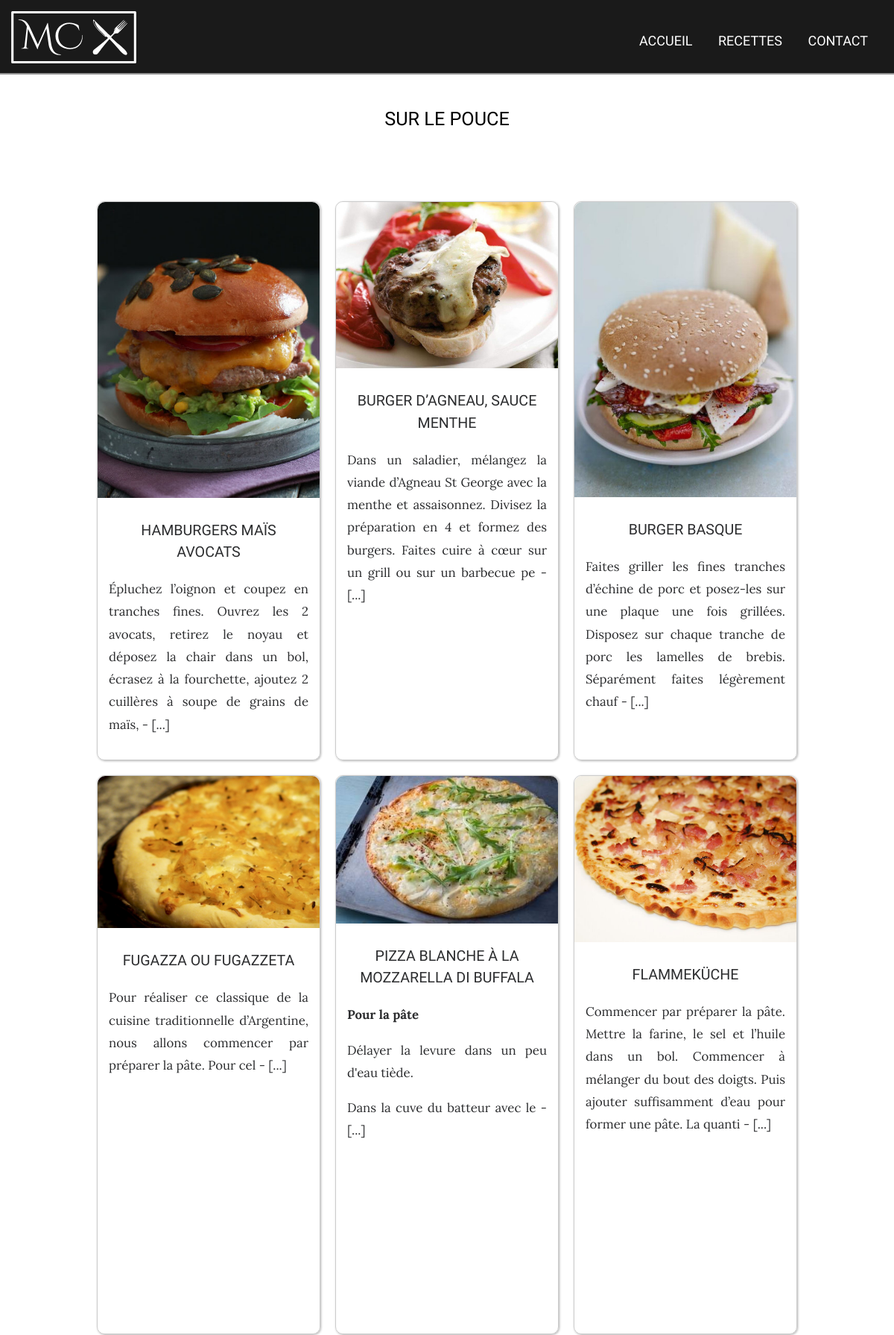
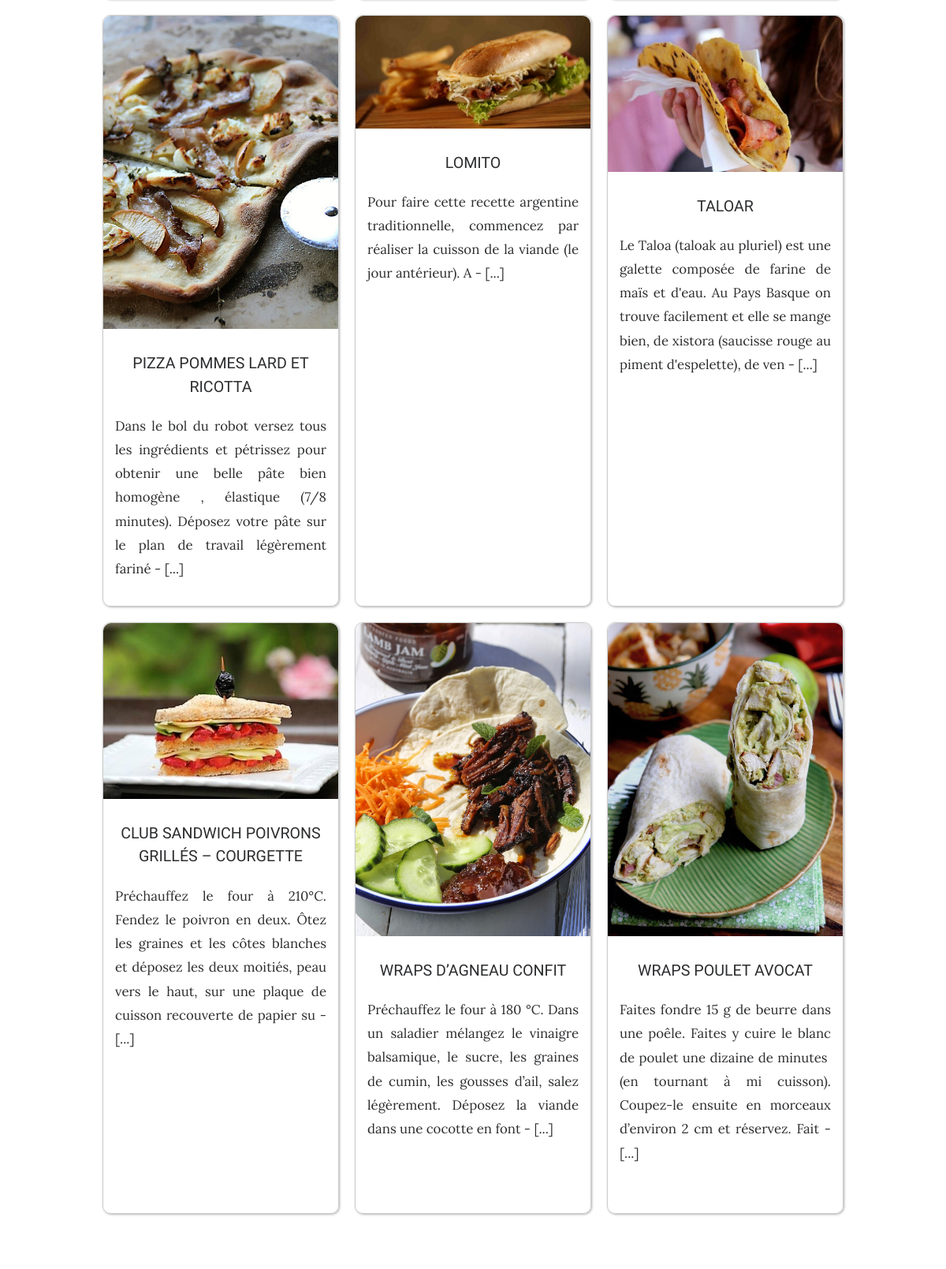
Screenshot of /public/index.php?p=hand (upper part) with the database file from the repository (2 pictures, top to bottom).
### tables this page shows
CREATE TABLE IF NOT EXISTS `recipes` (
  `id` int(4) NOT NULL AUTO_INCREMENT,
  `title` varchar(80) NOT NULL,
  `post_date` datetime NOT NULL,
  `description` mediumtext,
  `category_id` int(4) DEFAULT NULL,
  `ingredients` mediumtext,
  `picture` varchar(255) DEFAULT 'recette.png',
  `pays` varchar(80) DEFAULT NULL,
  `posted` tinyint(1) NOT NULL DEFAULT '0',
  `admin_id` int(4) NOT NULL,
  PRIMARY KEY (`id`),
  KEY `articles_category_id_index` (`category_id`),
  KEY `id` (`id`),
  KEY `admin_id` (`admin_id`)
);

### public/index.php (called while the page is built, shortened)
<?php
require ROOT . '/app/App.php';
if(isset($_GET['p'])){
    $page = $_GET['p'];
} else {
    $page = 'pages';
}
if (file_exists(ROOT . "/app/controllers/$page.controller.php")) {
    require ROOT . "/app/controllers/$page.controller.php";
}
require ROOT . '/app/views/templates/layout.phtml';

### app/Autoload.php (called while the page is built, shortened)
<?php
class Autoload{
    static function autoload($class){
        if (strpos($class, __NAMESPACE__ . '\\') === 0){
            $class = str_replace(__NAMESPACE__ . '\\', '', $class);
            $class = str_replace('\\', '/', $class);
        }
    }
}

### app/controllers/hand.controller.php (called while the page is built, shortened)
<?php
$recipeModel = new Recipe();
$burgers = $recipeModel->getByCategory("5");
$pizzas = $recipeModel->getByCategory("6");
$sandwhichs = $recipeModel->getByCategory("7");

### lib/Autoload.php (called while the page is built, shortened)
<?php
class Autoload{
    static function autoload($class){
        if (strpos($class, __NAMESPACE__ . '\\') === 0){
            $class = str_replace(__NAMESPACE__ . '\\', '', $class);
            $class = str_replace('\\', '/', $class);
        }
    }
}

### app/App.php (called while the page is built, shortened)
<?php
Class App{
    private static $database;
    public static function load(){
        require ROOT . '/app/Autoload.php';
        require ROOT . '/lib/Autoload.php';
    }
    public static function getDatabase(){
        if(self::$database === null){
            self::$database = new Database(self::DB_NAME, self::DB_HOST, self::DB_USER, self::DB_PASS);
        }
        return self::$database;
    }
}

### lib/Database.php (called while the page is built, shortened)
<?php
class Database{
    private $db_name;
    private $db_host;
    private $db_user;
    private $db_pass;
    private $pdo;
    public function __construct($db_name, $db_host, $db_user, $db_pass)
    {
        $this->db_name = $db_name;
        $this->db_host = $db_host;
        $this->db_user = $db_user;
        $this->db_pass = $db_pass;
    }
    private function getPDO()
    {
        if($this->pdo === null){
            $pdo = new PDO('mysql:dbname=' . $this->db_name . ';host=' . $this->db_host, $this->db_user, $this->db_pass, [
                PDO::ATTR_ERRMODE => PDO::ERRMODE_EXCEPTION,
                PDO::ATTR_EMULATE_PREPARES => false,
                PDO::MYSQL_ATTR_INIT_COMMAND => 'SET NAMES \'UTF8\''
            ]);
            $this->pdo = $pdo;
        }
        return $this->pdo;
    }
    public function query_all($sql, array $params = []) {
        $query = $this->getPDO()->prepare($sql);
        $query->execute($params);
        return $query->fetchAll(PDO::FETCH_OBJ);
    }
}

### app/models/Recipe.php (called while the page is built, shortened)
<?php
Class Recipe {
    public function getByCategory($category_id){
        return App::getDatabase()->query_all("
          SELECT recipes.id, title, recipes.description, picture, category_name as categorie
          FROM recipes
          LEFT JOIN categories
            ON recipes.category_id = categories.id
          WHERE category_id = ? AND posted='1'
          ORDER BY recipes.post_date DESC
        ", [$category_id]);
    }
}

### app/views/hand.phtml (the view)
<section class="container">
    <h2>Sur le pouce</h2>
        <section class="cards">
            <?php foreach ($burgers as $burger): ?>
                <a href="?p=recipe&id=<?= $burger->id; ?>" ><article class="card">
                        <img src="img/recipes/<?= $burger->picture ?>" alt="<?= $burger->title ?>">
                        <div class="text">
                            <h3><?= $burger->title ?></h3>
                            <p><?= substr($burger->description, 0, 200); ?><span> - [...]</span></p>
                        </div>
                    </article></a>
            <?php endforeach; ?>
            <?php foreach ($pizzas as $pizza): ?>
                <a href="?p=recipe&id=<?= $pizza->id; ?>" ><article class="card">
                        <img src="img/recipes/<?= $pizza->picture ?>" alt="<?= $pizza->title ?>">
                        <div class="text">
                            <h3><?= $pizza->title ?></h3>
                        <p><?= substr($pizza->description, 0, 200); ?><span> - [...]</span></p>
                        </div>
                    </article></a>
            <?php endforeach; ?>
            <?php foreach ($sandwhichs as $sandwhich): ?>
                <a href="?p=recipe&id=<?= $sandwhich->id; ?>" ><article class="card">
                        <img src="img/recipes/<?= $sandwhich->picture ?>" alt="<?= $sandwhich->title ?>">
                        <div class="text">
                            <h3><?= $sandwhich->title ?></h3>
                        <p><?= substr($sandwhich->description, 0, 200); ?><span> - [...]</span></p>
                        </div>
                    </article></a>
            <?php endforeach; ?>
        </section>
</section>

### public/css/style.css (style rules this page uses)
* { box-sizing: border-box; }
html { font-size: 62.5%; }
body { font-family: 'Lora', serif; line-height: 180%; }
h1, h2, h3, h4 { font-family: Quattrocento, serif; text-transform: uppercase; font-weight: lighter; line-height: 150%; }
a { text-decoration: none; color: #2c2D2f; font-weight: lighter; }
img { max-width: 100%; }
section { padding-top: 6rem; }
article { width: 90%; margin: auto; }
article p { text-align: justify; }
.container { text-align: center; background-color: #FFF; max-width: 120rem; margin: 0 auto; padding: 4rem 1rem 10rem; }
.cards { display: flex; flex-wrap: wrap; justify-content: center; }
.card { width: 30rem; height: 75rem; flex-shrink: 0; margin: 1rem; border: 1px solid #ccc; border-radius: 1rem; box-shadow: 1px 1px 3px 0px rgba(0,0,0,0.3); }
.card img { width: 100%; border-radius: 1rem 1rem 0 0; }
.card .text { padding: 0 1.5rem 1.5rem; }

### public/css/mobil.css (style rules this page uses)
@media only screen and (min-width: 360px) { .flow-text { font-size: 1.2rem; } }
@media only screen and (min-width: 390px) { .flow-text { font-size: 1.224rem; } }
@media only screen and (min-width: 420px) { .flow-text { font-size: 1.248rem; } }
@media only screen and (min-width: 450px) { .flow-text { font-size: 1.272rem; } }
@media only screen and (min-width: 480px) { .flow-text { font-size: 1.296rem; } }
@media only screen and (min-width: 510px) { .flow-text { font-size: 1.32rem; } }
@media only screen and (min-width: 540px) { .flow-text { font-size: 1.344rem; } }
@media only screen and (min-width: 570px) { .flow-text { font-size: 1.368rem; } }
@media only screen and (min-width: 600px) { .flow-text { font-size: 1.392rem; } }
@media only screen and (min-width: 630px) { .flow-text { font-size: 1.416rem; } }
@media only screen and (min-width: 660px) { .flow-text { font-size: 1.44rem; } }
@media only screen and (min-width: 690px) { .flow-text { font-size: 1.464rem; } }
@media only screen and (min-width: 720px) { .flow-text { font-size: 1.488rem; } }
@media only screen and (min-width: 750px) { .flow-text { font-size: 1.512rem; } }
@media only screen and (min-width: 780px) { .flow-text { font-size: 1.536rem; } }
@media only screen and (min-width: 810px) { .flow-text { font-size: 1.56rem; } }
@media only screen and (min-width: 840px) { .flow-text { font-size: 1.584rem; } }
@media only screen and (min-width: 870px) { .flow-text { font-size: 1.608rem; } }
@media only screen and (min-width: 900px) { .flow-text { font-size: 1.632rem; } }
@media only screen and (min-width: 930px) { .flow-text { font-size: 1.656rem; } }
@media only screen and (min-width: 960px) { .flow-text { font-size: 1.68rem; } }

### rows the page displays
recipes: picture (picture), title "HAMBURGERS MAÏS AVOCATS", description "Épluchez l’oignon et coupez en tranches fines. Ouvrez les 2 avocats, retirez le noyau et déposez la chair dans un bol, écrasez à la fourchette, ajoutez 2 cuillères à soupe de grains de maïs,"
recipes: picture (picture), title "BURGER D’AGNEAU, SAUCE MENTHE", description "Dans un saladier, mélangez la viande d’Agneau St George avec la menthe et assaisonnez. Divisez la préparation en 4 et formez des burgers. Faites cuire à cœur sur un grill ou sur un barbecue pe"
recipes: picture (picture), title "BURGER BASQUE", description "Faites griller les fines tranches d’échine de porc et posez-les sur une plaque une fois grillées. Disposez sur chaque tranche de porc les lamelles de brebis. Séparément faites légèrement chauf"
recipes: picture (picture), title "FUGAZZA OU FUGAZZETA", description "Pour réaliser ce classique de la cuisine traditionnelle d’Argentine, nous allons commencer par préparer la pâte. Pour cel"
recipes: picture (picture), title "PIZZA BLANCHE À LA MOZZARELLA DI BUFFALA", description "Pour la pâte Délayer la levure dans un peu d'eau tiède. Dans la cuve du batteur avec le"
recipes: picture (picture), title "FLAMMEKÜCHE", description "Commencer par préparer la pâte. Mettre la farine, le sel et l’huile dans un bol. Commencer à mélanger du bout des doigts. Puis ajouter suffisamment d’eau pour former une pâte. La quanti"
recipes: picture (picture), title "PIZZA POMMES LARD ET RICOTTA", description "Dans le bol du robot versez tous les ingrédients et pétrissez pour obtenir une belle pâte bien homogène , élastique (7/8 minutes). Déposez votre pâte sur le plan de travail légèrement fariné"
recipes: picture (picture), title "LOMITO", description "Pour faire cette recette argentine traditionnelle, commencez par réaliser la cuisson de la viande (le jour antérieur). A"
recipes: picture (picture), title "TALOAR", description "Le Taloa (taloak au pluriel) est une galette composée de farine de maïs et d'eau. Au Pays Basque on trouve facilement et elle se mange bien, de xistora (saucisse rouge au piment d'espelette), de ven"
recipes: picture (picture), title "CLUB SANDWICH POIVRONS GRILLÉS – COURGETTE", description "Préchauffez le four à 210°C. Fendez le poivron en deux. Ôtez les graines et les côtes blanches et déposez les deux moitiés, peau vers le haut, sur une plaque de cuisson recouverte de papier su"
recipes: picture (picture), title "WRAPS D’AGNEAU CONFIT", description "Préchauffez le four à 180 °C. Dans un saladier mélangez le vinaigre balsamique, le sucre, les graines de cumin, les gousses d’ail, salez légèrement. Déposez la viande dans une cocotte en font"
recipes: picture (picture), title "WRAPS POULET AVOCAT", description "Faites fondre 15 g de beurre dans une poêle. Faites y cuire le blanc de poulet une dizaine de minutes (en tournant à mi cuisson). Coupez-le ensuite en morceaux d’environ 2 cm et réservez. Fait"
